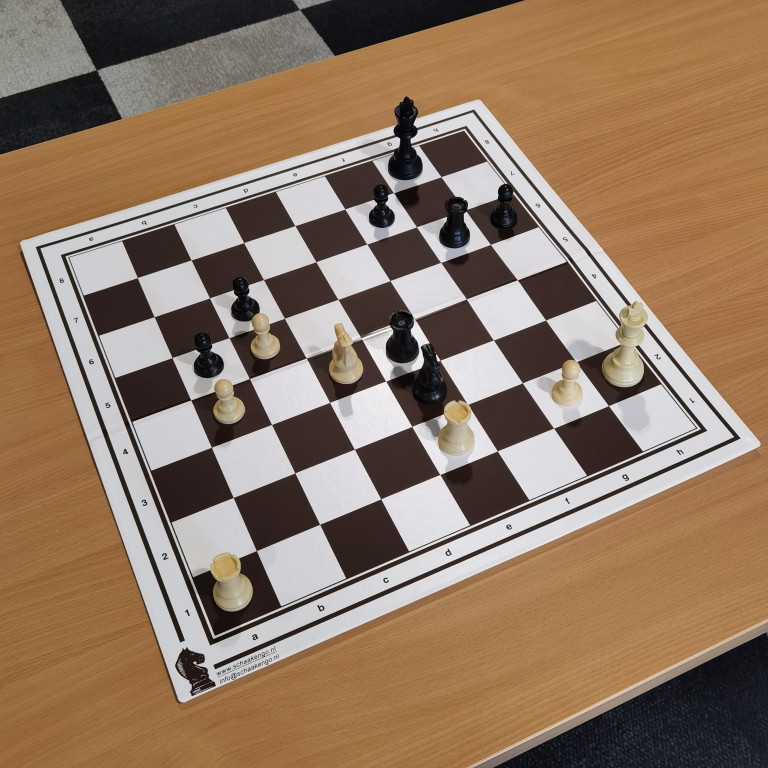
#> input picture images/1.jpg, 3072 x 3072 px (shown at 1/4 size)
$ python -i chess_table.py   (imports and definitions only)   (older library calls are emulated)
#> lines starting #> are read from the running program, lines starting #| are printed output that depends on the picture; after the words box and inside, x2 and y2 are one past the last pixel; in counts of white or black regions, pixels touching at a corner belong together
'''
COMPUTER VISION - PROJECT 1

Authors: - Catarina Monteiro
- Diogo Mendes
- Gonçalo Brochado
- Matheus Bissacot

Objectives:
1. Detect the chessboard in the image
2. Create a JSON file with:
    1.- number of pieces
    2.- board matrix with 1s and 0s representing the piece/no piece respectively
    3.- positions of the pieces in the original image using bounding boxes

Input: JSON file with image paths (METER FUNÇÃO DE INPUT)
Output: JSON file with the results -> json_output()

Overview:
- json_to_path(json_file) - Reads a JSON file and extracts image paths
- read_images(paths) - Reads images from the paths
- transform_image(img) - Processes the image to detect edges and lines
- find_board_contour(binary_image) - Finds the largest quadrilateral contour in the image
- order_points(pts) - Orders points in a consistent manner
- validate_squares(black_image, image) - Validates and identifies squares on the chessboard
- transform_perspective(rect) - Applies a perspective transformation to the detected chessboard
- perspective_to_original(H, positions) - Transforms positions from perspective to original space
- detect_pieces(warped, positions, margin) - Detects pieces on the chessboard
- json_output(input_image, number_pieces, board, detected_pieces) - Creates a JSON output file with results
- main(input_file) - Main function to execute the script
'''


# Imports
import cv2
import numpy as np
import os
import json
import sys
import matplotlib.pyplot as plt
import math


# Methods

"""
Description:
    Reads a JSON file containing image paths and extracts the paths into a list.

Parameters:
    json_file (str): The path to the JSON file containing the image paths.

Returns:
    list: A list of image paths extracted from the JSON file.
"""
# [9 lines left out: function json_to_path, not called in this run]

"""
Description:
    Reads a list of image paths, processes each image, and saves the transformed output.

Parameters:
    paths (list): A list of image file paths to be processed.

Returns:
    None
"""
# [4 lines left out: function read_images, not called in this run]

"""
Description:
    Processes an input image to detect edges, apply thresholding, and extract lines using Hough Transform.

Parameters:
    img (str): The path to the input image.

Returns:
    tuple: A tuple containing the processed binary image with detected lines and the original image.
"""
def transform_image(img):
#> called with img = 'images/1.jpg'
    try:
        img = cv2.imread(img)
#> img is the input picture: shape (3072, 3072, 3); mean B, G, R 99.5, 120.5, 144.4
    except:
        img=img

    # Grayscale conversion
    gray_img = cv2.cvtColor(img, cv2.COLOR_BGR2GRAY)
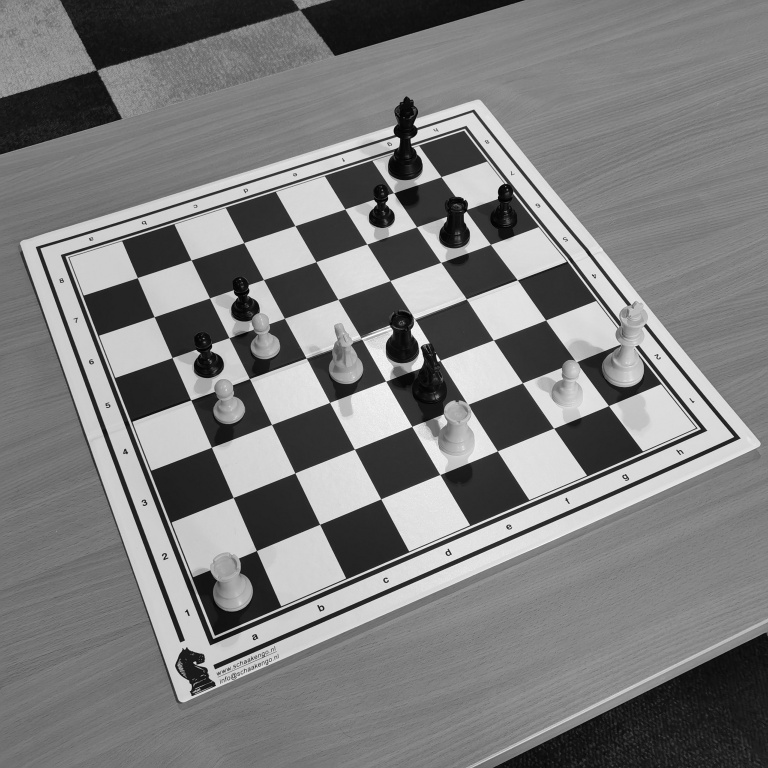
#> gray_img: shape (3072, 3072) (shown at 1/4 size); min 0, max 255, mean 125.3

    # Gaussian blur
    gaussian_blur = cv2.GaussianBlur(gray_img, (5, 5), 0)

    # Sobel edge detection
    sobel_x = cv2.Sobel(gaussian_blur, cv2.CV_64F, 1, 0, ksize=3)
    sobel_y = cv2.Sobel(gaussian_blur, cv2.CV_64F, 0, 1, ksize=3)
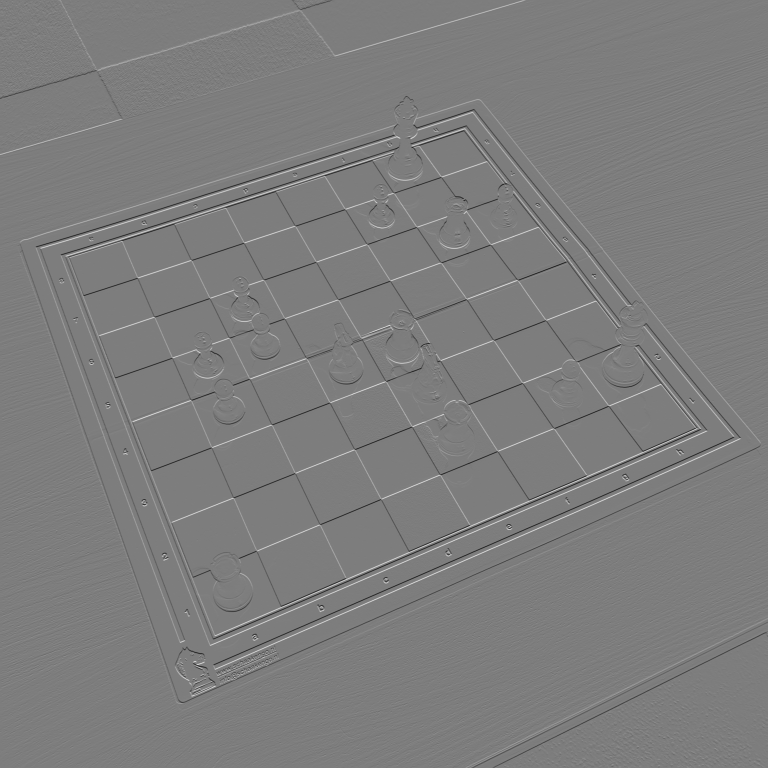
#> sobel_y: shape (3072, 3072) float64 (shown at 1/4 size); min -498, max 512, mean 0; drawn with min black and max white
    sobel_edges = cv2.magnitude(sobel_x, sobel_y)
    sobel_edges = cv2.convertScaleAbs(sobel_edges)
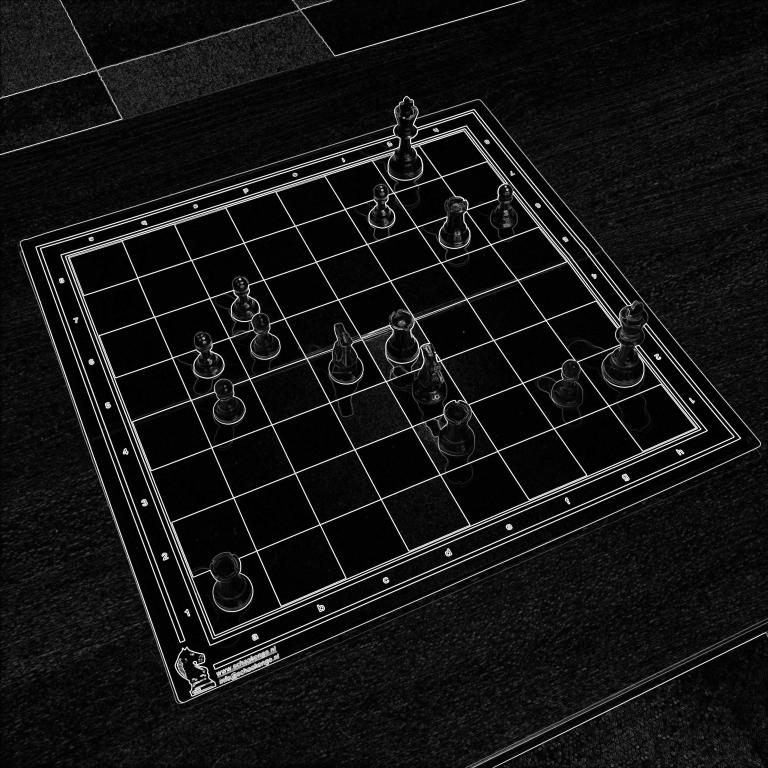
#> sobel_edges: shape (3072, 3072) (shown at 1/4 size); min 0, max 255, mean 19.6

    # Thresholding
    ret, otsu_binary = cv2.threshold(sobel_edges, 0, 255, cv2.THRESH_BINARY + cv2.THRESH_OTSU)
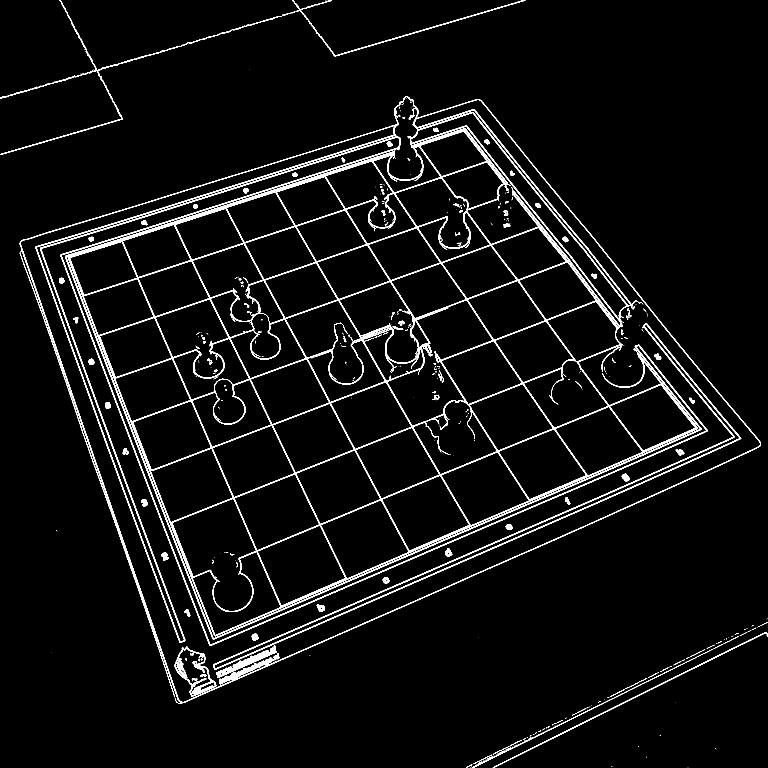
#> otsu_binary: shape (3072, 3072) (shown at 1/4 size); 3.9% white; 566 white regions (377 under 20 px), largest, box (x1, y1, x2, y2) and area: (79, 384, 3044, 2811) 290157, (852, 1292, 2965, 2679) 25000, (699, 2587, 866, 2786) 5235
#> ret = 115

    # Morphological operations
    kernel_clean = np.ones((3, 3), np.uint8)
    otsu_clean = cv2.morphologyEx(otsu_binary, cv2.MORPH_OPEN, kernel_clean)
#> otsu_clean: shape (3072, 3072); 3.7% white; 538 white regions (272 under 20 px), largest, box (x1, y1, x2, y2) and area: (272, 384, 2792, 2545) 168737, (142, 483, 2831, 2583) 77843, (852, 1293, 2964, 2679) 24981

    # Canny edge detection
    canny = cv2.Canny(otsu_clean,100,255)
#> canny: shape (3072, 3072); 1.8% white in thin lines or dots

    # Dilation
    kernel = np.ones((3, 3), np.uint8)
    img_dilation = cv2.dilate(canny, kernel, iterations=1)
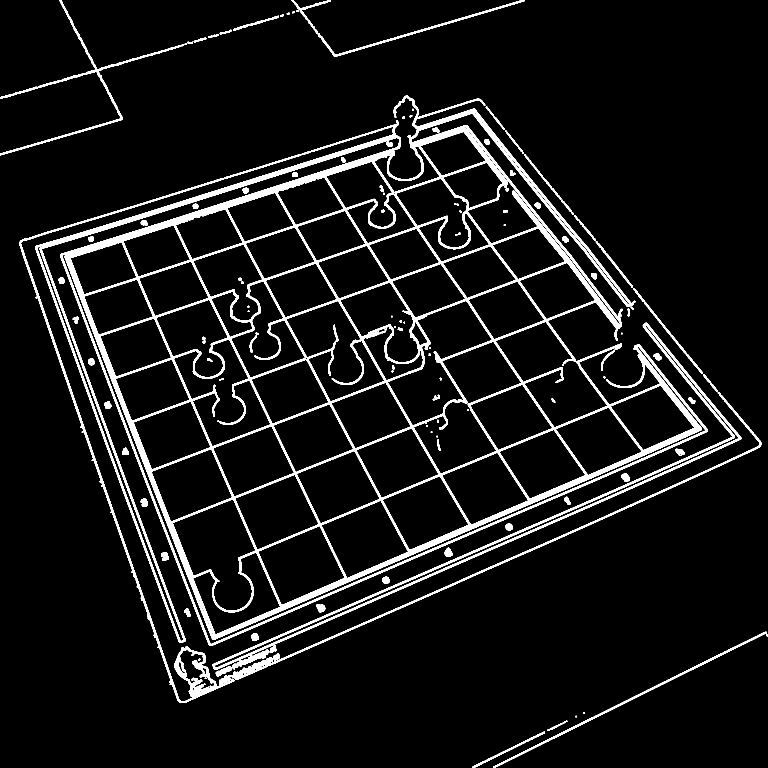
#> img_dilation: shape (3072, 3072) (shown at 1/4 size); 6.3% white; 157 white regions, largest, box (x1, y1, x2, y2) and area: (140, 382, 2832, 2584) 424419, (850, 1291, 2965, 2680) 42173, (77, 616, 1205, 2812) 32045

    # Hough Lines
    lines = cv2.HoughLinesP(img_dilation, 1, np.pi / 180, threshold=200, minLineLength=100, maxLineGap=50)
#> lines = 688 rows, first 6: [1008, 2693, 3026, 1795], [825, 2554, 2821, 1707], [826, 2555, 2822, 1708], [1226, 2598, 2951, 1830], [1469, 2287, 2824, 1711], [1121, 2425, 2819, 1705]

    # Create an image that contains only black pixels
    black_image = np.zeros_like(img_dilation)

    # Draw only lines that are output of HoughLinesP function to the "black_image"
    if lines is not None:
        for line in lines:
            x1, y1, x2, y2 = line[0]
            # draw only lines to the "black_image"
            cv2.line(black_image, (x1, y1), (x2, y2), (255, 255, 255), 2)
#> this loop made 688 passes
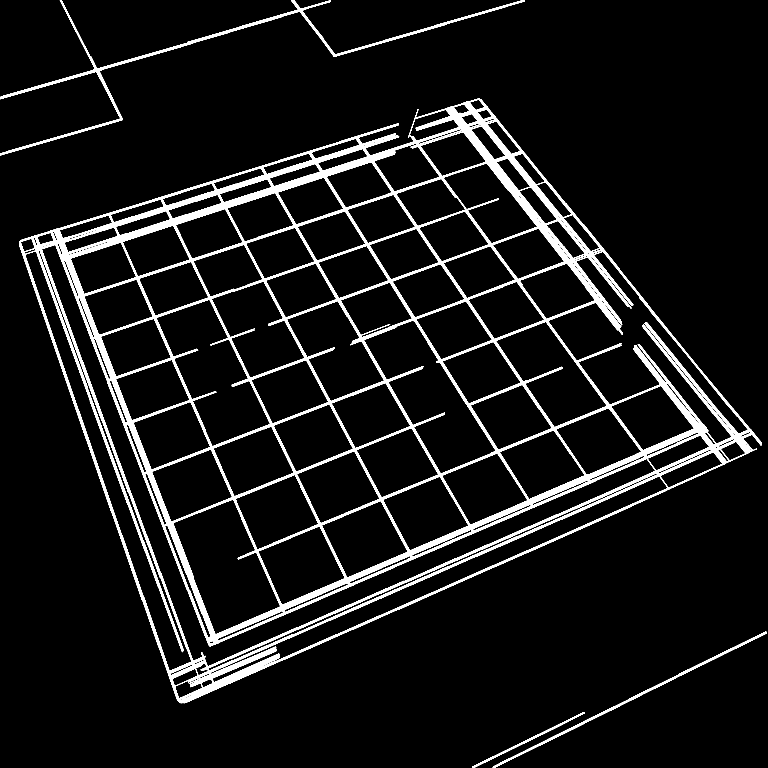
#> black_image: shape (3072, 3072) (shown at 1/4 size); 7.3% white; 4 white regions, box (x1, y1, x2, y2) and area: (76, 394, 3046, 2813) 648077, (0, 0, 2099, 622) 30838, (1971, 2526, 3068, 3072) 10220, (1888, 2848, 2339, 3072) 3520

    # Dilation
    kernel = np.ones((3, 3), np.uint8)
    black_image = cv2.dilate(black_image, kernel, iterations=3)
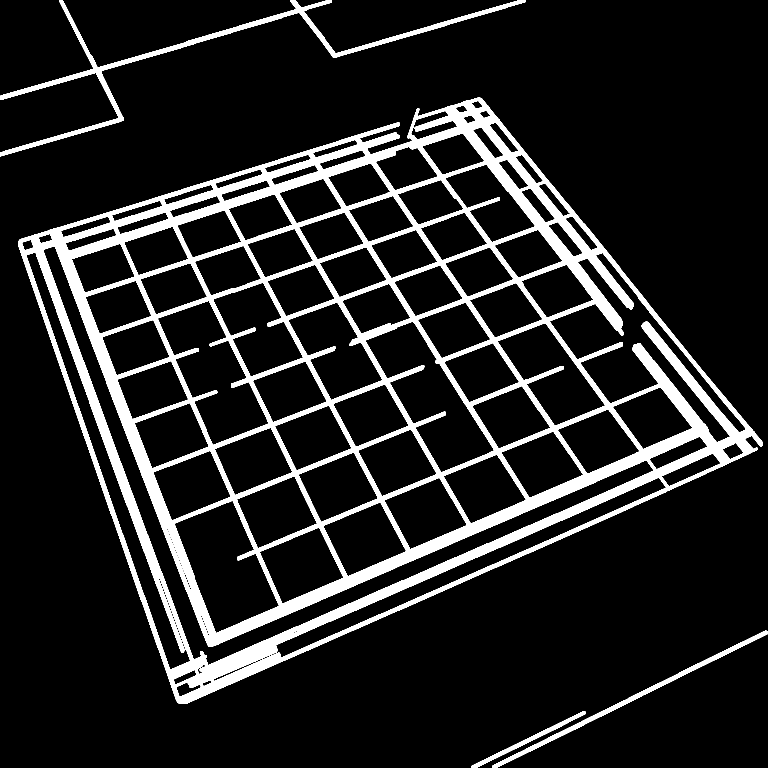
#> black_image: shape (3072, 3072) (shown at 1/4 size); 12.5% white; 4 white regions, box (x1, y1, x2, y2) and area: (73, 391, 3049, 2816) 1093731, (0, 0, 2102, 625) 56984, (1968, 2523, 3071, 3072) 20074, (1885, 2845, 2342, 3072) 7562

    return black_image, img, otsu_binary

"""
Description:
    Finds the largest quadrilateral contour in a binary image that likely represents the chessboard.

Parameters:
    binary_image (numpy.ndarray): A binary image where the chessboard is expected to be detected.

Returns:
    numpy.ndarray or None: A 4x2 array of ordered points representing the corners of the detected chessboard
                           (top-left, top-right, bottom-right, bottom-left). Returns None if no valid contour is found.
"""
# [55 lines left out: function find_board_contour, not called in this run]

"""
Description:
    Orders a set of four points in a consistent order: top-left, top-right, bottom-right, and bottom-left.

Parameters:
    pts (numpy.ndarray): A 4x2 array of points representing the corners of a quadrilateral.

Returns:
    numpy.ndarray: A 4x2 array of ordered points in the format: top-left, top-right, bottom-right, bottom-left.
"""
# [9 lines left out: function order_points, not called in this run]


"""
Description:
    Validates and identifies squares on the chessboard by analyzing contours and filtering them based on geometric properties.

Parameters:
    black_image (numpy.ndarray): A binary image containing potential square contours.
    image (numpy.ndarray): The original image for visualization purposes.

Returns:
    list: A sorted list of valid square positions, where each position contains the center coordinates and the four corner points.
"""
# [136 lines left out: function validate_squares, not called in this run]

"""
Description:
    Applies a perspective transformation to warp the detected chessboard region into a top-down view.

Parameters:
    rect (numpy.ndarray): A 4x2 array of ordered points representing the corners of the detected chessboard
                          (top-left, top-right, bottom-right, bottom-left).

Returns:
    tuple: A tuple containing the warped image (numpy.ndarray) and the homography matrix (numpy.ndarray).
"""
# [13 lines left out: function transform_perspective, not called in this run]


"""
Description:
    Transforms a list of positions from a perspective-transformed space back to the original space using a given homography matrix.

Parameters:
    H (numpy.ndarray): A 3x3 homography matrix used for the transformation.
    positions (list of lists): A list of positions, where each position contains the four corner points of a square
                                in the perspective-transformed space.

Returns:
    list: A list of transformed positions in the original space, where each position is represented as a list of
          transformed corner points.
"""
# [23 lines left out: function perspective_to_original, not called in this run]

"""
Description:
    Detects white and black regions/pieces in an image based on color thresholds and returns the bounding boxes
    around those regions. It applies a margin crop, replaces colors for visualization, and draws contours
    and bounding boxes on the image.

Parameters:
    img (numpy.ndarray): The input image in BGR format to be processed.

Returns:
    list: A list of bounding boxes (x, y, w, h) for detected regions where:
        - x, y represent the top-left corner of the bounding box.
        - w, h represent the width and height of the bounding box.
"""
# [35 lines left out: function all_bounding_boxes_2, not called in this run]

"""
Description:
    Detects pieces on a chessboard by analyzing the grid cells of a perspective-transformed image.

Parameters:
    warped (numpy.ndarray): The perspective-transformed image of the chessboard.
    positions (list, optional): A list of positions for additional processing (not used in this function).
    margin (int, optional): The margin to remove from the borders of the image. Default is 50.

Returns:
    tuple: A tuple containing:
        - board_matrix (numpy.ndarray): An 8x8 matrix with 1s representing the presence of a piece and 0s otherwise.
        - pieces (int): The total number of detected pieces on the chessboard.
"""
# [78 lines left out: function detect_pieces, not called in this run]

"""
Description:
    Identifies the darkest corner of an image by analyzing the average intensity of its four corners.
Parameters:
    image (numpy.ndarray): The input image in BGR format.
    margin (int, optional): The size of the square region to consider for each corner. Defaults to 100.
Returns:
    str: The name of the darkest corner ('top_left', 'top_right', 'bottom_right', or 'bottom_left').
"""
# [19 lines left out: function find_darkest_corner, not called in this run]

"""
Description:
    Rotates an image so that the specified corner becomes the bottom-left corner.
Parameters:
    image (numpy.ndarray): The input image to be rotated.
    origin_corner (str): The current position of the corner to be moved to the bottom-left.
                            Accepted values are 'top_left', 'top_right', 'bottom_right', or 'bottom_left'.
Returns:
    numpy.ndarray: The rotated image with the specified corner moved to the bottom-left.
"""
# [13 lines left out: function rotate_to_bottom_left, not called in this run]

"""
Description:
    Finds the largest bounding box (by area) from a list that contains a given point.

Parameters:
    point (tuple): A tuple (px, py) representing the point to check.
    bounding_boxes (list): A list of bounding boxes (x, y, w, h).

Returns:
    tuple or None: The bounding box (x, y, w, h) that contains the point and has the largest area.
                    Returns None if no bounding box contains the point.
"""
# [11 lines left out: function find_largest_bounding_box_containing_point, not called in this run]

"""
Description:
    Associates detected pieces on a board matrix with the best matching bounding boxes based on
    proximity to known square centers. Each piece's location is matched to the largest bounding box
    that contains its center point.

Parameters:
    board (numpy.ndarray): An 8x8 matrix with 1s indicating the presence of pieces and 0s otherwise.
    all_boxes (list): A list of candidate bounding boxes (x, y, w, h).
    boxes_chess (list): A list of center points (x, y) for each square on the board, ordered row-wise.

Returns:
    list: A list of selected bounding boxes (x, y, w, h) corresponding to detected pieces.
            Boxes are removed from the input list as they are matched.
"""
# [9 lines left out: function detected_boxes, not called in this run]

"""
Converts bounding boxes from (xmin, ymin, xmax, ymax) tuples to dictionary format.

Parameters:
    boxes (list): A list of bounding boxes in (xmin, ymin, xmax, ymax) format.

Returns:
    list: A list of dictionaries with keys 'xmin', 'ymin', 'xmax', 'ymax'.
"""
# [5 lines left out: function convert_to_dict_format, not called in this run]

"""
Description:
    Creates a JSON output file containing the results of the chessboard analysis, including the number of pieces,
    the board matrix, and the positions of detected pieces.

Parameters:
    input_image (str): The path to the input image.
    number_pieces (int): The total number of detected pieces on the chessboard.
    board (list of lists): An 8x8 matrix with 1s representing the presence of a piece and 0s otherwise.
    detected_pieces (list): A list of positions of detected pieces in the original image, represented as bounding boxes.

Returns:
    None
"""
# [65 lines left out: functions json_output, main, not called in this run]

# [8 lines not run here, left out]

>>> result = transform_image('images/1.jpg')
